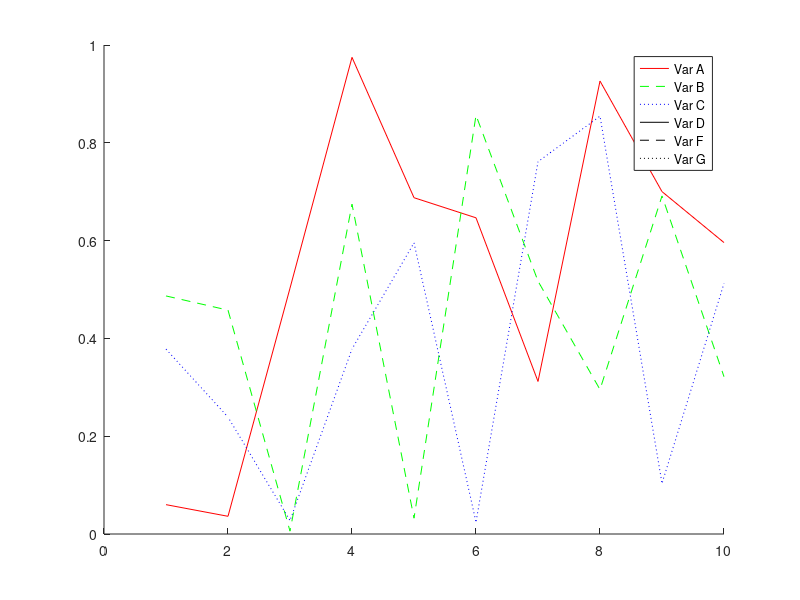

MATLAB code for this plot:
% Sample data
x = 1:10;
y1 = rand(1,10);
y2 = rand(1,10);
y3 = rand(1,10);

% Plot with different colors (e.g., for variables)
hold on
h1 = plot(x, y1, 'r-');  % red, solid
h2 = plot(x, y2, 'g--'); % green, dashed
h3 = plot(x, y3, 'b:');  % blue, dotted
hd1 = plot(NaN, NaN, 'k-');  % solid
hd2 = plot(NaN, NaN, 'k--'); % dashed
hd3 = plot(NaN, NaN, 'k:');  % dotted
hold off

% First legend: Color legend
legend1 = legend([h1, h2, h3, hd1, hd2,hd3], {'Var A', 'Var B', 'Var C', 'Var D', 'Var F', 'Var G'});
set(legend1, 'Location', 'northeast');
